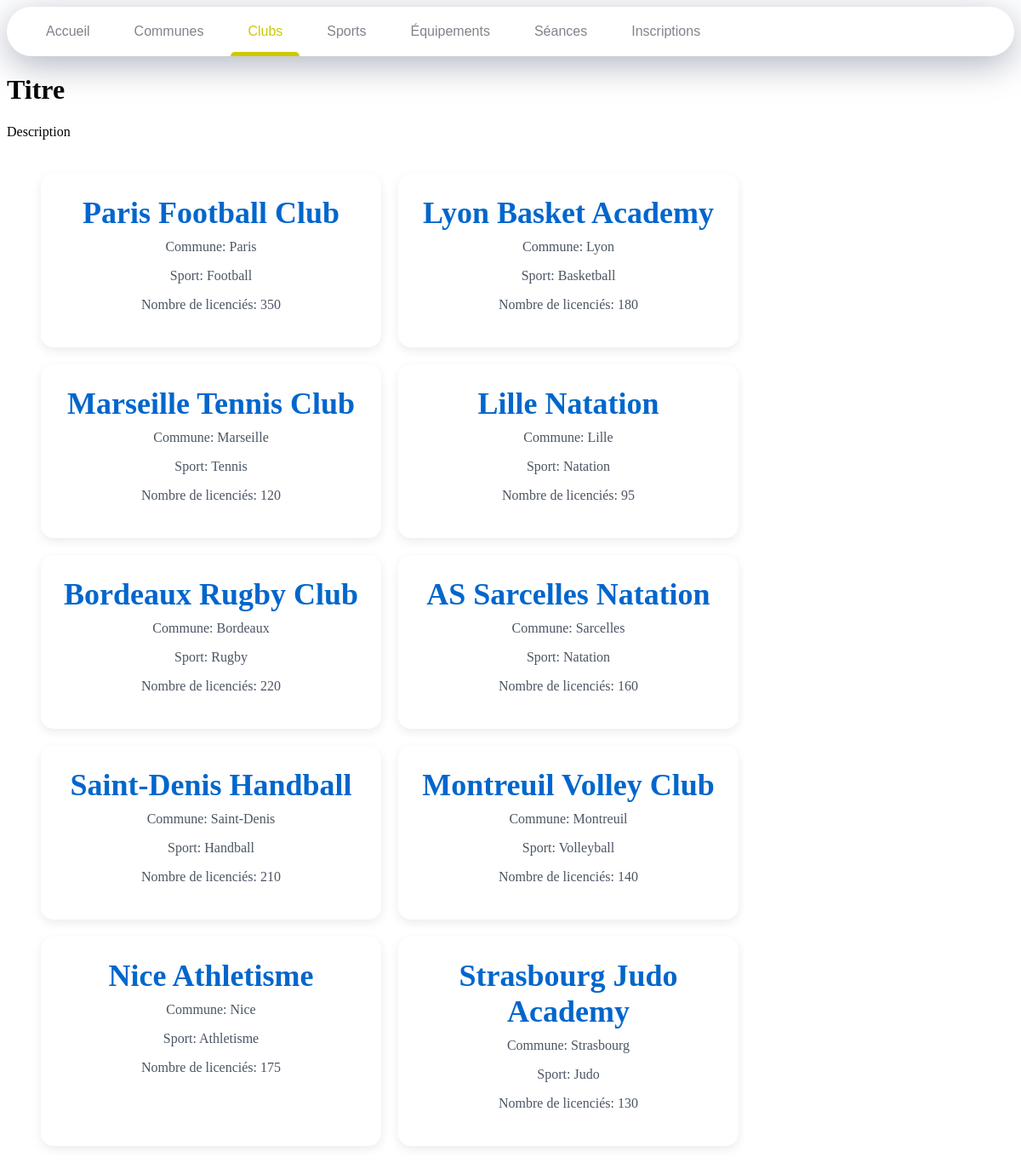
Screenshot of /clubs.php with the database file from the repository.
### tables this page shows
CREATE TABLE Clubs (
    id_club BIGINT NOT NULL,
    nom VARCHAR(50) NOT NULL,
    nb_licencies INT NOT NULL,

    id_commune BIGINT NOT NULL,
    id_sport BIGINT NOT NULL,

    CONSTRAINT PK_Clubs PRIMARY KEY (id_club),
    CONSTRAINT FK_Clubs_Communes FOREIGN KEY (id_commune) REFERENCES Communes(id_commune)
        ON DELETE CASCADE,
    CONSTRAINT FK_Clubs_Sports FOREIGN KEY (id_sport) REFERENCES Sports(id_sport)
        ON DELETE CASCADE
);

CREATE TABLE Communes (
    id_commune BIGINT NOT NULL,
    nom VARCHAR(50) NOT NULL,
    CodePostal INT NOT NULL,
    Departement INT NOT NULL,
    Region VARCHAR(50) NOT NULL,

    CONSTRAINT PK_Communes PRIMARY KEY (id_commune)
);

CREATE TABLE Sports (
    id_sport BIGINT NOT NULL,
    nom VARCHAR(50) NOT NULL,
    Federation VARCHAR(50) NOT NULL,

    CONSTRAINT PK_Sports PRIMARY KEY (id_sport)
);

### public/clubs.php (the view, shortened to what this page needs)
<?php
require "../config/db.php";
$sql = "SELECT  cl.nom AS nom,
                cl.nb_licencies AS nb_licencies,
                co.nom AS commune,
                s.nom AS sport
        FROM Clubs cl, Communes co, Sports s
        WHERE cl.id_commune=co.id_commune
        AND cl.id_sport=s.id_sport
        ";
$stmt = $pdo->query($sql);
$clubs = $stmt->fetchAll(PDO::FETCH_ASSOC);
?>
<!DOCTYPE html>
<html lang="fr">
<head>
    <link rel="stylesheet" href="../assets/css/style.css">
</head>
<body>
    <nav>
        <a href="index.php" class="nav-item" data-active-color="#cc0000" data-target="Accueil">Accueil</a>
        <a href="communes.php" class="nav-item" data-active-color="#cc7700" data-target="Communes">Communes</a>
        <a href="clubs.php" class="nav-item is-active" data-active-color="#ccc900" data-target="Clubs">Clubs</a>
        <a href="sports.php" class="nav-item" data-active-color="#00cca3" data-target="Sports">Sports</a>
        <a href="equipements.php" class="nav-item" data-active-color="#0022cc" data-target="Equipements">Équipements</a>
        <a href="seances.php" class="nav-item" data-active-color="#c200cc" data-target="Seances">Séances</a>
        <a href="inscriptions.php" class="nav-item" data-active-color="#cc007e" data-target="Inscriptions">Inscriptions</a>
        <span class="nav-indicator"></span>
    </nav>
    <h1>Titre</h1>
    <p>Description</p>
    <section class="clubs">
        <?php foreach($clubs as $club):?>
        <div class="club-card">
            <h2><?= htmlspecialchars($club['nom']) ?></h2>
            <p> Commune: <?= htmlspecialchars($club['commune']) ?></p>
            <p> Sport: <?= htmlspecialchars($club['sport']) ?></p>
            <p> Nombre de licenciés: <?= htmlspecialchars($club['nb_licencies']) ?></p>
        </div>
        <?php endforeach; ?>
    </section>
</body>
</html>

### assets/css/style.css (style rules this page uses)
* { box-sizing: border-box; text-decoration: none; }
nav { background-color: #fff; padding: 0 20px; border-radius: 40px; box-shadow: 0 10px 40px rgba(159, 162, 177, .8); display: flex; overflow: hidden; overflow-x: auto; position: relative; }
.nav-item { color: #83818c; font-family: arial, sans-serif; padding: 20px; margin: 0 6px; position: relative; }
.nav-item:before { content: ""; position: absolute; bottom: -6px; background-color: #dfe2ea; height: 5px; width: 100%; border-radius: 8px 8px 0 0; left: 0; transition: .3s; }
.nav-indicator { position: absolute; left: 0; bottom: 0; height: 5px; transition: .4s; border-radius: 8px 8px 0 0; }
.clubs { display: flex; gap: 20px; margin: 40px; flex-wrap: wrap; }
.club-card { background-color: white; width: 400px; padding: 25px; border-radius: 15px; text-align: center; box-shadow: 0 4px 12px rgba(0, 0, 0, 0.08); }
.club-card h2 { margin: 0; font-size: 36px; color: #0066cc; }
.club-card p { margin-top: 10px; font-size: 16px; color: #4b5563; }

### rows the page displays
clubs: nom "Paris Football Club", id_commune.nom "Paris", id_sport.nom "Football", nb_licencies "350"
clubs: nom "Lyon Basket Academy", id_commune.nom "Lyon", id_sport.nom "Basketball", nb_licencies "180"
clubs: nom "Marseille Tennis Club", id_commune.nom "Marseille", id_sport.nom "Tennis", nb_licencies "120"
clubs: nom "Lille Natation", id_commune.nom "Lille", id_sport.nom "Natation", nb_licencies "95"
clubs: nom "Bordeaux Rugby Club", id_commune.nom "Bordeaux", id_sport.nom "Rugby", nb_licencies "220"
clubs: nom "AS Sarcelles Natation", id_commune.nom "Sarcelles", id_sport.nom "Natation", nb_licencies "160"
clubs: nom "Saint-Denis Handball", id_commune.nom "Saint-Denis", id_sport.nom "Handball", nb_licencies "210"
clubs: nom "Montreuil Volley Club", id_commune.nom "Montreuil", id_sport.nom "Volleyball", nb_licencies "140"
clubs: nom "Nice Athletisme", id_commune.nom "Nice", id_sport.nom "Athletisme", nb_licencies "175"
clubs: nom "Strasbourg Judo Academy", id_commune.nom "Strasbourg", id_sport.nom "Judo", nb_licencies "130"
